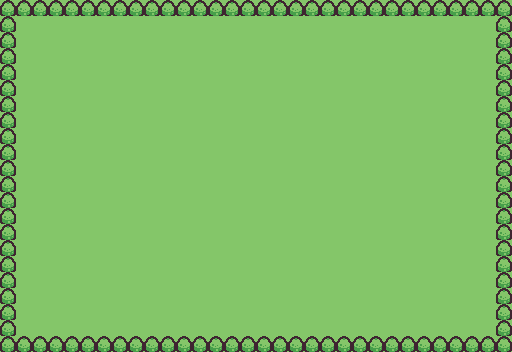

Tiled map render using the project's own tile images. Description and the whole map definition, tile-layer contents included, below:
An orthogonal 32x22 tile map with 16x16 px tiles, 2 tile layers (terrain, shrubs), 2 tilesets.

<map version="1.10" tiledversion="1.10.1" orientation="orthogonal" renderorder="right-down" width="32" height="22" tilewidth="16" tileheight="16" infinite="0" nextlayerid="7" nextobjectid="1">
 <tileset firstgid="1" source="tinytown.tsx" />
 <tileset firstgid="133" source="roguelike.tsx" />
 <layer id="1" name="terrain" width="32" height="22">
  <data encoding="csv">
1,1,1,1,1,1,1,1,1,1,1,1,1,1,1,1,1,1,1,1,1,1,1,1,1,1,1,1,1,1,1,1,
1,1,1,1,1,1,1,1,1,1,1,1,1,1,1,1,1,1,1,1,1,1,1,1,1,1,1,1,1,1,1,1,
1,1,1,1,1,1,1,1,1,1,1,1,1,1,1,1,1,1,1,1,1,1,1,1,1,1,1,1,1,1,1,1,
1,1,1,1,1,1,1,1,1,1,1,1,1,1,1,1,1,1,1,1,1,1,1,1,1,1,1,1,1,1,1,1,
1,1,1,1,1,1,1,1,1,1,1,1,1,1,1,1,1,1,1,1,1,1,1,1,1,1,1,1,1,1,1,1,
1,1,1,1,1,1,1,1,1,1,1,1,1,1,1,1,1,1,1,1,1,1,1,1,1,1,1,1,1,1,1,1,
1,1,1,1,1,1,1,1,1,1,1,1,1,1,1,1,1,1,1,1,1,1,1,1,1,1,1,1,1,1,1,1,
1,1,1,1,1,1,1,1,1,1,1,1,1,1,1,1,1,1,1,1,1,1,1,1,1,1,1,1,1,1,1,1,
1,1,1,1,1,1,1,1,1,1,1,1,1,1,1,1,1,1,1,1,1,1,1,1,1,1,1,1,1,1,1,1,
1,1,1,1,1,1,1,1,1,1,1,1,1,1,1,1,1,1,1,1,1,1,1,1,1,1,1,1,1,1,1,1,
1,1,1,1,1,1,1,1,1,1,1,1,1,1,1,1,1,1,1,1,1,1,1,1,1,1,1,1,1,1,1,1,
1,1,1,1,1,1,1,1,1,1,1,1,1,1,1,1,1,1,1,1,1,1,1,1,1,1,1,1,1,1,1,1,
1,1,1,1,1,1,1,1,1,1,1,1,1,1,1,1,1,1,1,1,1,1,1,1,1,1,1,1,1,1,1,1,
1,1,1,1,1,1,1,1,1,1,1,1,1,1,1,1,1,1,1,1,1,1,1,1,1,1,1,1,1,1,1,1,
1,1,1,1,1,1,1,1,1,1,1,1,1,1,1,1,1,1,1,1,1,1,1,1,1,1,1,1,1,1,1,1,
1,1,1,1,1,1,1,1,1,1,1,1,1,1,1,1,1,1,1,1,1,1,1,1,1,1,1,1,1,1,1,1,
1,1,1,1,1,1,1,1,1,1,1,1,1,1,1,1,1,1,1,1,1,1,1,1,1,1,1,1,1,1,1,1,
1,1,1,1,1,1,1,1,1,1,1,1,1,1,1,1,1,1,1,1,1,1,1,1,1,1,1,1,1,1,1,1,
1,1,1,1,1,1,1,1,1,1,1,1,1,1,1,1,1,1,1,1,1,1,1,1,1,1,1,1,1,1,1,1,
1,1,1,1,1,1,1,1,1,1,1,1,1,1,1,1,1,1,1,1,1,1,1,1,1,1,1,1,1,1,1,1,
1,1,1,1,1,1,1,1,1,1,1,1,1,1,1,1,1,1,1,1,1,1,1,1,1,1,1,1,1,1,1,1,
1,1,1,1,1,1,1,1,1,1,1,1,1,1,1,1,1,1,1,1,1,1,1,1,1,1,1,1,1,1,1,1
</data>
 </layer>
 <layer id="4" name="shrubs" width="32" height="22">
  <data encoding="csv">
6,6,6,6,6,6,6,6,6,6,6,6,6,6,6,6,6,6,6,6,6,6,6,6,6,6,6,6,6,6,6,6,
6,0,0,0,0,0,0,0,0,0,0,0,0,0,0,0,0,0,0,0,0,0,0,0,0,0,0,0,0,0,0,6,
6,0,0,0,0,0,0,0,0,0,0,0,0,0,0,0,0,0,0,0,0,0,0,0,0,0,0,0,0,0,0,6,
6,0,0,0,0,0,0,0,0,0,0,0,0,0,0,0,0,0,0,0,0,0,0,0,0,0,0,0,0,0,0,6,
6,0,0,0,0,0,0,0,0,0,0,0,0,0,0,0,0,0,0,0,0,0,0,0,0,0,0,0,0,0,0,6,
6,0,0,0,0,0,0,0,0,0,0,0,0,0,0,0,0,0,0,0,0,0,0,0,0,0,0,0,0,0,0,6,
6,0,0,0,0,0,0,0,0,0,0,0,0,0,0,0,0,0,0,0,0,0,0,0,0,0,0,0,0,0,0,6,
6,0,0,0,0,0,0,0,0,0,0,0,0,0,0,0,0,0,0,0,0,0,0,0,0,0,0,0,0,0,0,6,
6,0,0,0,0,0,0,0,0,0,0,0,0,0,0,0,0,0,0,0,0,0,0,0,0,0,0,0,0,0,0,6,
6,0,0,0,0,0,0,0,0,0,0,0,0,0,0,0,0,0,0,0,0,0,0,0,0,0,0,0,0,0,0,6,
6,0,0,0,0,0,0,0,0,0,0,0,0,0,0,0,0,0,0,0,0,0,0,0,0,0,0,0,0,0,0,6,
6,0,0,0,0,0,0,0,0,0,0,0,0,0,0,0,0,0,0,0,0,0,0,0,0,0,0,0,0,0,0,6,
6,0,0,0,0,0,0,0,0,0,0,0,0,0,0,0,0,0,0,0,0,0,0,0,0,0,0,0,0,0,0,6,
6,0,0,0,0,0,0,0,0,0,0,0,0,0,0,0,0,0,0,0,0,0,0,0,0,0,0,0,0,0,0,6,
6,0,0,0,0,0,0,0,0,0,0,0,0,0,0,0,0,0,0,0,0,0,0,0,0,0,0,0,0,0,0,6,
6,0,0,0,0,0,0,0,0,0,0,0,0,0,0,0,0,0,0,0,0,0,0,0,0,0,0,0,0,0,0,6,
6,0,0,0,0,0,0,0,0,0,0,0,0,0,0,0,0,0,0,0,0,0,0,0,0,0,0,0,0,0,0,6,
6,0,0,0,0,0,0,0,0,0,0,0,0,0,0,0,0,0,0,0,0,0,0,0,0,0,0,0,0,0,0,6,
6,0,0,0,0,0,0,0,0,0,0,0,0,0,0,0,0,0,0,0,0,0,0,0,0,0,0,0,0,0,0,6,
6,0,0,0,0,0,0,0,0,0,0,0,0,0,0,0,0,0,0,0,0,0,0,0,0,0,0,0,0,0,0,6,
6,0,0,0,0,0,0,0,0,0,0,0,0,0,0,0,0,0,0,0,0,0,0,0,0,0,0,0,0,0,0,6,
6,6,6,6,6,6,6,6,6,6,6,6,6,6,6,6,6,6,6,6,6,6,6,6,6,6,6,6,6,6,6,6
</data>
 </layer>
</map>
